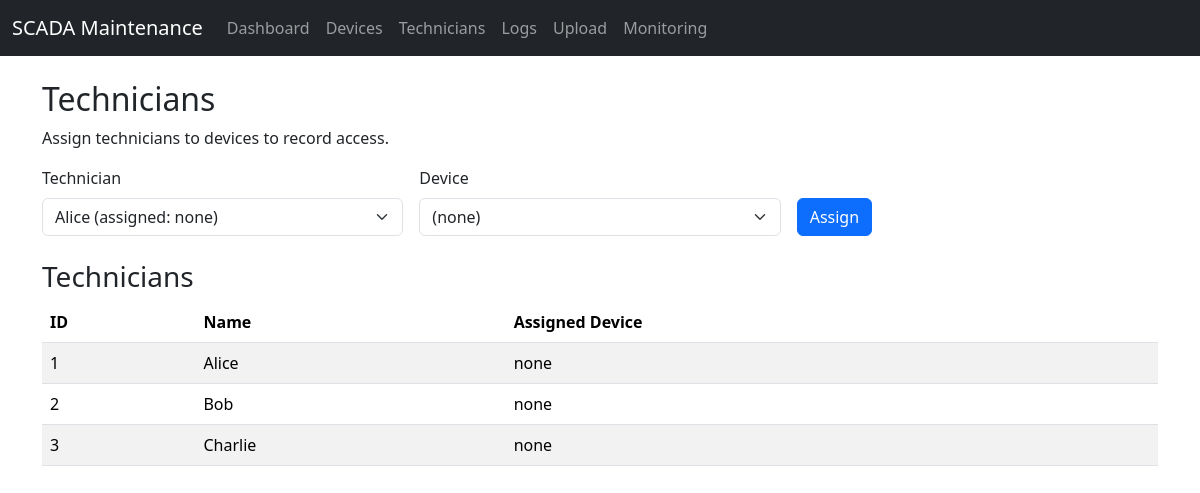
Page /technicians on the committed database.
### tables this page shows
CREATE TABLE technicians (
			id INTEGER PRIMARY KEY AUTOINCREMENT,
			name TEXT NOT NULL,
			assigned_device_id INTEGER,
			FOREIGN KEY (assigned_device_id) REFERENCES devices(id)
		);

### app.py (the view, shortened to what this page needs)
	@app.route("/technicians", methods=["GET", "POST"])
	def technicians():
		conn = get_conn()
		try:
			cur = conn.cursor()
			cur.execute("SELECT * FROM technicians")
			techs = cur.fetchall()
			cur.execute("SELECT * FROM devices")
			devices = cur.fetchall()
			return render_template("technicians.html", techs=techs, devices=devices)
		finally:
			conn.close()

### database_setup.py (called while the page is built)
def get_conn():
	conn = sqlite3.connect(DB_PATH, timeout=10.0)
	conn.row_factory = sqlite3.Row
	conn.execute("PRAGMA journal_mode=WAL")
	return conn

### templates/technicians.html (shortened to what this page needs)
{% extends "base.html" %}
{% block content %}
<h2>Technicians</h2>
<p>Assign technicians to devices to record access.</p>
<form method="post" class="row g-3">
  <div class="col-md-4">
    <label class="form-label">Technician</label>
    <select class="form-select" name="tech_id" required>
      {% for t in techs %}
      <option value="{{ t.id }}">{{ t.name }} (assigned: {{ t.assigned_device_id or 'none' }})</option>
      {% endfor %}
    </select>
  </div>
  <div class="col-md-4">
    <label class="form-label">Device</label>
    <select class="form-select" name="device_id">
      <option value="">(none)</option>
    </select>
  </div>
  <div class="col-md-4 align-self-end">
    <button class="btn btn-primary">Assign</button>
  </div>
</form>
<h3 class="mt-4">Technicians</h3>
<table class="table table-striped">
  <thead><tr><th>ID</th><th>Name</th><th>Assigned Device</th></tr></thead>
  <tbody>
    {% for t in techs %}
    <tr>
      <td>{{ t.id }}</td>
      <td>{{ t.name }}</td>
      <td>{{ t.assigned_device_id or 'none' }}</td>
    </tr>
    {% endfor %}
  </tbody>
</table>
{% endblock %}

### rows in the picture
technicians: id "1", name "Alice", assigned_device_id "none"
technicians: id "2", name "Bob", assigned_device_id "none"
technicians: id "3", name "Charlie", assigned_device_id "none"

### other values in the picture
form field tech_id "Alice (assigned: none)"
